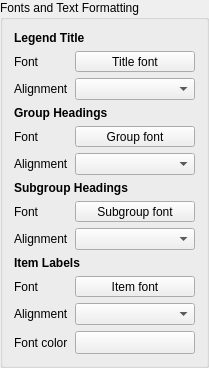
        <widget class="QgsCollapsibleGroupBoxBasic" name="mFontsColGroupBox">
         <property name="focusPolicy">
          <enum>Qt::StrongFocus</enum>
         </property>
         <property name="title">
          <string>Fonts and Text Formatting</string>
         </property>
         <property name="syncGroup" stdset="0">
          <string notr="true">composeritem</string>
         </property>
         <property name="collapsed" stdset="0">
          <bool>true</bool>
         </property>
         <layout class="QGridLayout" name="gridLayout_4" columnstretch="0,0,0">
          <item row="7" column="1" colspan="2">
           <widget class="QgsFontButton" name="mLayerFontButton">
            <property name="sizePolicy">
             <sizepolicy hsizetype="Expanding" vsizetype="Fixed">
              <horstretch>0</horstretch>
              <verstretch>0</verstretch>
             </sizepolicy>
            </property>
            <property name="text">
             <string>Subgroup font</string>
            </property>
           </widget>
          </item>
          <item row="1" column="1" colspan="2">
           <widget class="QgsFontButton" name="mTitleFontButton">
            <property name="sizePolicy">
             <sizepolicy hsizetype="Preferred" vsizetype="Fixed">
              <horstretch>0</horstretch>
              <verstretch>0</verstretch>
             </sizepolicy>
            </property>
            <property name="text">
             <string>Title font</string>
            </property>
           </widget>
          </item>
          <item row="9" column="0" colspan="3">
           <widget class="QLabel" name="label_25">
            <property name="text">
             <string>&lt;b&gt;Item Labels&lt;/b&gt;</string>
            </property>
           </widget>
          </item>
          <item row="5" column="0">
           <widget class="QLabel" name="label_18_alignment">
            <property name="text">
             <string>Alignment</string>
            </property>
           </widget>
          </item>
          <item row="12" column="1" colspan="2">
           <widget class="QgsColorButton" name="mFontColorButton">
            <property name="sizePolicy">
             <sizepolicy hsizetype="Preferred" vsizetype="Fixed">
              <horstretch>0</horstretch>
              <verstretch>0</verstretch>
             </sizepolicy>
            </property>
            <property name="minimumSize">
             <size>
              <width>120</width>
              <height>0</height>
             </size>
            </property>
            <property name="maximumSize">
             <size>
              <width>16777215</width>
              <height>16777215</height>
             </size>
            </property>
            <property name="text">
             <string/>
            </property>
           </widget>
          </item>
          <item row="10" column="0">
           <widget class="QLabel" name="label_26">
            <property name="text">
             <string>Font</string>
            </property>
           </widget>
          </item>
          <item row="11" column="1" colspan="2">
           <widget class="QgsAlignmentComboBox" name="mItemAlignCombo"/>
          </item>
          <item row="1" column="0">
           <widget class="QLabel" name="label_28">
            <property name="text">
             <string>Font</string>
            </property>
           </widget>
          </item>
          <item row="0" column="0" colspan="3">
           <widget class="QLabel" name="label_27">
            <property name="text">
             <string>&lt;b&gt;Legend Title&lt;/b&gt;</string>
            </property>
           </widget>
          </item>
          <item row="8" column="0">
           <widget class="QLabel" name="label_19_alignment">
            <property name="text">
             <string>Alignment</string>
            </property>
           </widget>
          </item>
          <item row="10" column="1" colspan="2">
           <widget class="QgsFontButton" name="mItemFontButton">
            <property name="sizePolicy">
             <sizepolicy hsizetype="Expanding" vsizetype="Fixed">
              <horstretch>0</horstretch>
              <verstretch>0</verstretch>
             </sizepolicy>
            </property>
            <property name="text">
             <string>Item font</string>
            </property>
           </widget>
          </item>
          <item row="2" column="1" colspan="2">
           <widget class="QgsAlignmentComboBox" name="mTitleAlignCombo"/>
          </item>
          <item row="3" column="0" colspan="3">
           <widget class="QLabel" name="label_21">
            <property name="text">
             <string>&lt;b&gt;Group Headings&lt;/b&gt;</string>
            </property>
           </widget>
          </item>
          <item row="11" column="0">
           <widget class="QLabel" name="label_20">
            <property name="text">
             <string>Alignment</string>
            </property>
           </widget>
          </item>
          <item row="8" column="1" colspan="2">
           <widget class="QgsAlignmentComboBox" name="mSubgroupAlignCombo"/>
          </item>
          <item row="7" column="0">
           <widget class="QLabel" name="label_24">
            <property name="text">
             <string>Font</string>
            </property>
           </widget>
          </item>
          <item row="6" column="0" colspan="3">
           <widget class="QLabel" name="label_23">
            <property name="text">
             <string>&lt;b&gt;Subgroup Headings&lt;/b&gt;</string>
            </property>
           </widget>
          </item>
          <item row="12" column="0">
           <widget class="QLabel" name="label_16">
            <property name="text">
             <string>Font color</string>
            </property>
           </widget>
          </item>
          <item row="5" column="1" colspan="2">
           <widget class="QgsAlignmentComboBox" name="mGroupAlignCombo"/>
          </item>
          <item row="4" column="0">
           <widget class="QLabel" name="label_22">
            <property name="text">
             <string>Font</string>
            </property>
           </widget>
          </item>
          <item row="4" column="1" colspan="2">
           <widget class="QgsFontButton" name="mGroupFontButton">
            <property name="sizePolicy">
             <sizepolicy hsizetype="Expanding" vsizetype="Fixed">
              <horstretch>0</horstretch>
              <verstretch>0</verstretch>
             </sizepolicy>
            </property>
            <property name="text">
             <string>Group font</string>
            </property>
           </widget>
          </item>
          <item row="2" column="0">
           <widget class="QLabel" name="label_29">
            <property name="text">
             <string>Alignment</string>
            </property>
           </widget>
          </item>
         </layout>
        </widget>
